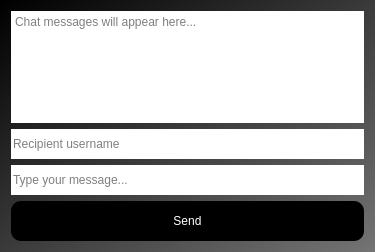
<?xml version="1.0" encoding="UTF-8"?>
<ui version="4.0">
 <class>ChatWindow</class>
 <widget class="QWidget" name="ChatWindow">
  <property name="geometry">
   <rect>
    <x>0</x>
    <y>0</y>
    <width>375</width>
    <height>252</height>
   </rect>
  </property>
  <property name="windowTitle">
   <string>Chat</string>
  </property>
  <property name="styleSheet">
   <string notr="true">background-color: qlineargradient(spread:pad, x1:0, y1:0, x2:1, y2:1, stop:0 rgba(0, 0, 0, 255), stop:1 rgba(116, 116, 116, 255));</string>
  </property>
  <layout class="QVBoxLayout" name="verticalLayout">
   <item>
    <widget class="QTextBrowser" name="chatBox">
     <property name="styleSheet">
      <string notr="true">border: false;
min-height: 30px;
min-width: 100px;
background-color: rgb(255, 255, 255);</string>
     </property>
     <property name="placeholderText">
      <string>Chat messages will appear here...</string>
     </property>
    </widget>
   </item>
   <item>
    <widget class="QLineEdit" name="recipient_input">
     <property name="styleSheet">
      <string notr="true">background-color: rgb(255,255,255);
min-height: 30px;
min-width: 100px;
border: false;</string>
     </property>
     <property name="placeholderText">
      <string>Recipient username</string>
     </property>
    </widget>
   </item>
   <item>
    <widget class="QLineEdit" name="message_input">
     <property name="autoFillBackground">
      <bool>false</bool>
     </property>
     <property name="styleSheet">
      <string notr="true">background-color: rgb(255, 255, 255);
min-height: 30px;
min-width: 100px;
border: false;</string>
     </property>
     <property name="placeholderText">
      <string>Type your message...</string>
     </property>
    </widget>
   </item>
   <item>
    <widget class="QPushButton" name="send_button">
     <property name="cursor">
      <cursorShape>PointingHandCursor</cursorShape>
     </property>
     <property name="styleSheet">
      <string notr="true">QPushButton {
    background-color: rgb(0, 0, 0);
    color: white;
    border-radius: 10px;
    padding: 10px 20px;
    min-width: 100px;
    min-height: 20px;
}

QPushButton:hover {
	background-color: rgb(30, 30, 30);
}</string>
     </property>
     <property name="text">
      <string>Send</string>
     </property>
    </widget>
   </item>
  </layout>
 </widget>
 <resources/>
 <connections/>
</ui>
